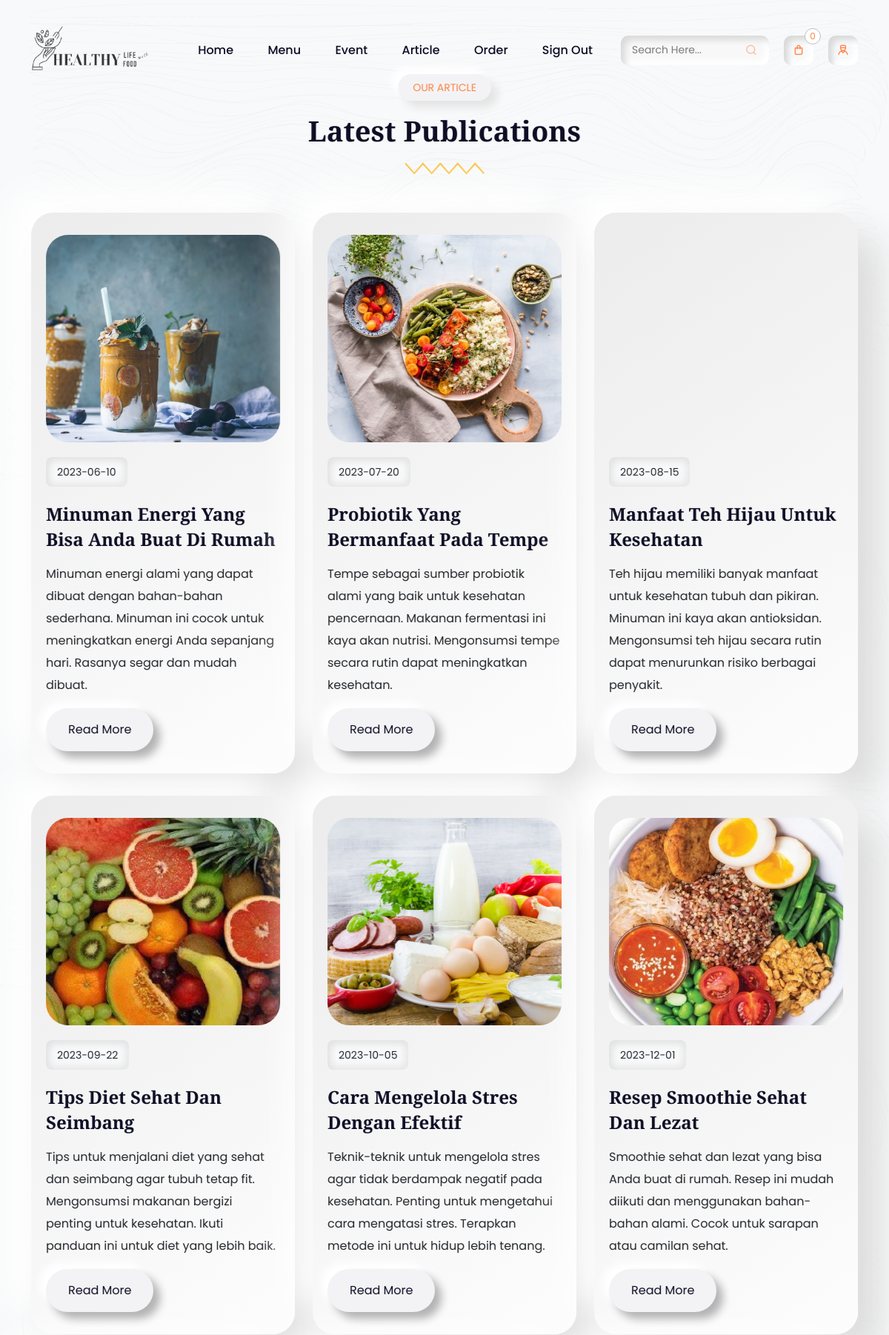
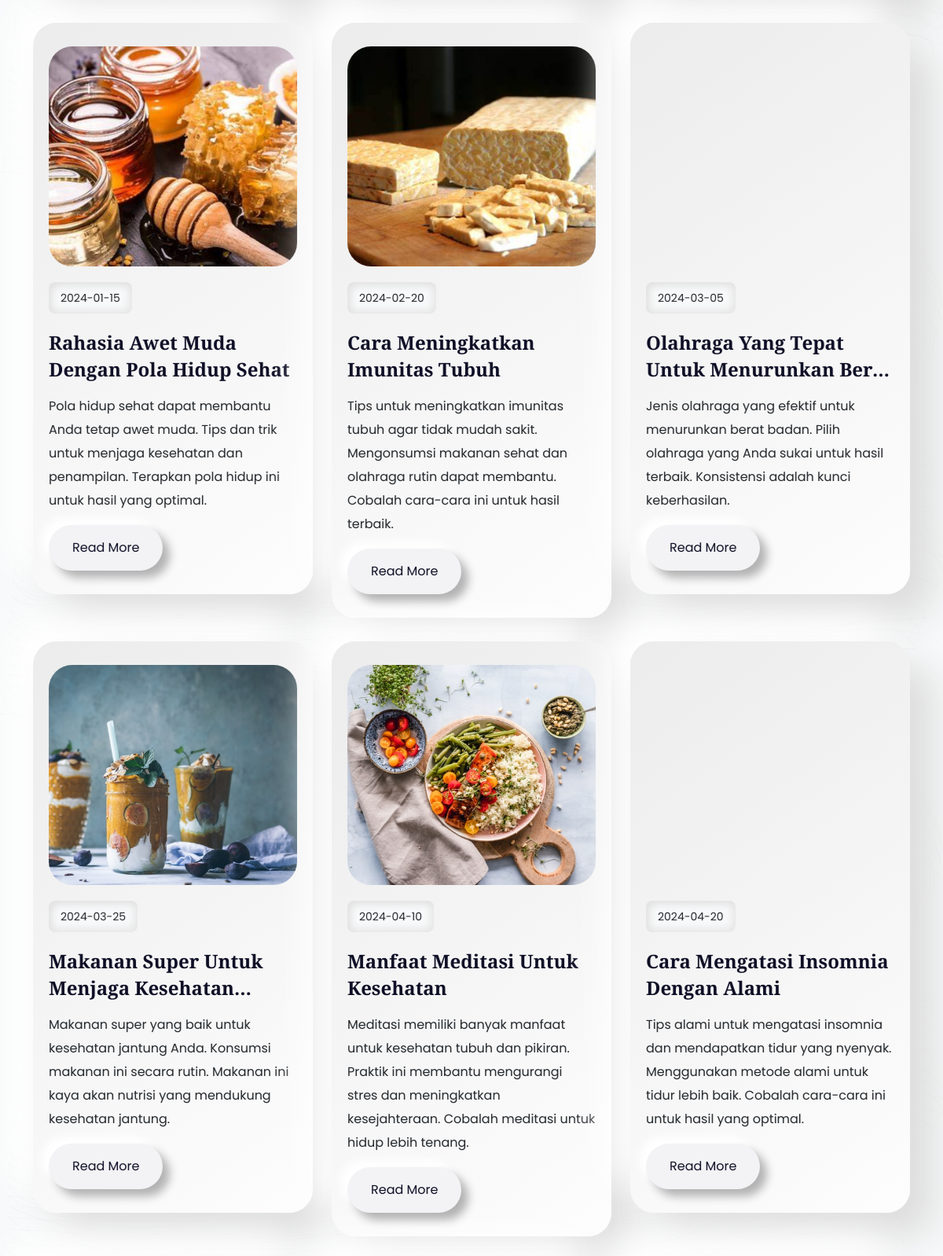
Page /Artikel/Artikel.php (signed in, upper part) on the committed database (2 pictures, top to bottom).
### tables this page shows
CREATE TABLE `artikel` (
  `Artikel_ID` int(11) NOT NULL,
  `Judul_Artikel` varchar(100) DEFAULT NULL,
  `Deskripsi_Singkat` text DEFAULT NULL,
  `Deskripsi_Panjang` text DEFAULT NULL,
  `Gambar_Artikel` text DEFAULT NULL,
  `Tanggal` date DEFAULT NULL
);

### Artikel/Artikel.php (the view, shortened to what this page needs)
<?php
include '..\Config\koneksi.php';
$sql = "SELECT Artikel_ID, Gambar_Artikel, Tanggal, Judul_Artikel, Deskripsi_Singkat FROM artikel";
$result = $conn->query($sql);
?>
<?php include '../Includes/navbar.php'; ?>
<head>
    <link rel="stylesheet" href="https://unicons.iconscout.com/release/v4.0.0/css/line.css">
    <link rel="stylesheet" href="assets/css/bootstrap.min.css">
    <link rel="stylesheet" href="assets/css/swiper-bundle.min.css">
    <link rel="stylesheet" href="assets/css/jquery.fancybox.min.css">
    <link rel="stylesheet" href="style.css">
</head>
<!DOCTYPE html>
<html lang="en">
<head>
    <link rel="stylesheet" href="https://unicons.iconscout.com/release/v4.0.0/css/line.css">
    <link rel="stylesheet" href="assets/css/bootstrap.min.css">
    <link rel="stylesheet" href="assets/css/swiper-bundle.min.css">
    <link rel="stylesheet" href="assets/css/jquery.fancybox.min.css">
    <link rel="stylesheet" href="style.css">
</head>
<body class="body-fixed">
    <div id="viewport">
        <div id="js-scroll-content">
            <div class="bg-pattern bg-light repeat-img"
                style="background-image: url('../assets/images/blog-pattern-bg.png');">
                <section class="blog-sec section" id="blog">
                    <div class="sec-wp">
                        <div class="container">
                            <div class="row">
                                <div class="col-lg-12">
                                    <div class="sec-title text-center mb-5">
                                        <p class="sec-sub-title mb-3">Our Article</p>
                                        <h2 class="h2-title">Latest Publications</h2>
                                        <div class="sec-title-shape mb-4">
                                            <img src="../assets/images/title-shape.svg" alt="">
                                        </div>
                                    </div>
                                </div>
                            </div>
                            <div class="row">
                                <?php
                                if ($result->num_rows > 0) {
                                    while($row = $result->fetch_assoc()) {
                                        echo '<div class="col-lg-4">';
                                        echo '<div class="blog-box">';
                                        echo '<div class="blog-img back-img" style="background-image: url(\'../Artikel/uploads/' . htmlspecialchars($row["Gambar_Artikel"]) . '\');"></div>';
                                        echo '<div class="blog-text">';
                                        echo '<p class="blog-date">' . htmlspecialchars($row["Tanggal"]) . '</p>';
                                        echo '<a href="../ArtikelDeskripsi/deskirpsi.php?id=' . htmlspecialchars($row["Artikel_ID"]) . '" class="h4-title">' . htmlspecialchars($row["Judul_Artikel"]) . '</a>';
                                        echo '<p>' . htmlspecialchars($row["Deskripsi_Singkat"]) . '</p>';
                                        echo '<a href="../ArtikelDeskripsi/deskirpsi.php?id=' . htmlspecialchars($row["Artikel_ID"]) . '" class="sec-btn">Read More</a>';
                                        echo '</div>';
                                        echo '</div>';
                                        echo '</div>';
                                    }
                                } else {
                                    echo "0 results";
                                }
                                ?>
                            </div>
                        </div>
                    </div>
                </section>
            </div>
        </div>
    </div>
</body>
</html>

### Includes/navbar.php (shortened to what this page needs)
<!DOCTYPE html>
<html lang="en">
<head>
    <link rel="stylesheet" href="https://unicons.iconscout.com/release/v4.0.0/css/line.css">
    <link rel="stylesheet" href="assets/css/bootstrap.min.css">
    <link rel="stylesheet" href="assets/css/swiper-bundle.min.css">
    <link rel="stylesheet" href="assets/css/jquery.fancybox.min.css">
    <link rel="stylesheet" href="style.css">
</head>
<header class="site-header">
    <div class="container">
        <div class="row">
            <div class="col-lg-2">
                <div class="header-logo">
                    <a href="..\LandingPage\index.php">
                        <img src="logo.png" width="160" height="75" alt="Logo">
                    </a>
                </div>
            </div>
            <div class="col-lg-10">
                <div class="main-navigation">
                    <nav class="header-menu">
                        <ul class="menu food-nav-menu">
                            <li><a href="..\LandingPage\LandingPage.php">Home</a></li>
                            <li><a href="..\Menu\menu.php">Menu</a></li>
                            <li><a href="..\Event\event.php">Event</a></li>
                            <li><a href="..\Artikel\Artikel.php">Article</a></li>
                            <li><a href="..\Order\Order.php">Order</a></li>
                            <?php if (isset($_SESSION['loggedin']) && $_SESSION['loggedin'] === true) : ?>
                                <li><a href="../LoginPilih/Login.html">Sign Out</a></li>
                            <?php else : ?>
                                <li><a href="../LoginPilih/Login.html">Sign In</a></li>
                            <?php endif; ?>
                        </ul>
                    </nav>
                    <div class="header-right">
                        <form id="search-form" action="#" class="header-search-form for-des">
                            <input type="search" id="search-input" class="form-input" placeholder="Search Here...">
                            <button type="submit">
                                <i class="uil uil-search"></i>
                            </button>
                        </form>
                        <a href="javascript:void(0)" class="header-btn header-cart">
                            <i class="uil uil-shopping-bag"></i>
                            <span class="cart-number">0</span>
                        </a>
                        <a href="javascript:void(0)" class="header-btn">
                            <i class="uil uil-user-md"></i>
                        </a>
                    </div>
                </div>
            </div>
        </div>
    </div>
</header>

### rows in the picture
artikel: Gambar_Artikel (picture), Tanggal "2023-06-10", Judul_Artikel "Minuman Energi Yang Bisa Anda Buat Di Rumah", Deskripsi_Singkat "Minuman energi alami yang dapat dibuat dengan bahan-bahan sederhana. Minuman ini cocok untuk meningkatkan energi Anda sepanjang hari. Rasanya segar dan mudah dibuat."
artikel: Gambar_Artikel (picture), Tanggal "2023-07-20", Judul_Artikel "Probiotik Yang Bermanfaat Pada Tempe", Deskripsi_Singkat "Tempe sebagai sumber probiotik alami yang baik untuk kesehatan pencernaan. Makanan fermentasi ini kaya akan nutrisi. Mengonsumsi tempe secara rutin dapat meningkatkan kesehatan."
artikel: Tanggal "2023-08-15", Judul_Artikel "Manfaat Teh Hijau Untuk Kesehatan", Deskripsi_Singkat "Teh hijau memiliki banyak manfaat untuk kesehatan tubuh dan pikiran. Minuman ini kaya akan antioksidan. Mengonsumsi teh hijau secara rutin dapat menurunkan risiko berbagai penyakit."
artikel: Gambar_Artikel (picture), Tanggal "2023-09-22", Judul_Artikel "Tips Diet Sehat Dan Seimbang", Deskripsi_Singkat "Tips untuk menjalani diet yang sehat dan seimbang agar tubuh tetap fit. Mengonsumsi makanan bergizi penting untuk kesehatan. Ikuti panduan ini untuk diet yang lebih baik."
artikel: Gambar_Artikel (picture), Tanggal "2023-10-05", Judul_Artikel "Cara Mengelola Stres Dengan Efektif", Deskripsi_Singkat "Teknik-teknik untuk mengelola stres agar tidak berdampak negatif pada kesehatan. Penting untuk mengetahui cara mengatasi stres. Terapkan metode ini untuk hidup lebih tenang."
artikel: Gambar_Artikel (picture), Tanggal "2023-12-01", Judul_Artikel "Resep Smoothie Sehat Dan Lezat", Deskripsi_Singkat "Smoothie sehat dan lezat yang bisa Anda buat di rumah. Resep ini mudah diikuti dan menggunakan bahan-bahan alami. Cocok untuk sarapan atau camilan sehat."
artikel: Gambar_Artikel (picture), Tanggal "2024-01-15", Judul_Artikel "Rahasia Awet Muda Dengan Pola Hidup Sehat", Deskripsi_Singkat "Pola hidup sehat dapat membantu Anda tetap awet muda. Tips dan trik untuk menjaga kesehatan dan penampilan. Terapkan pola hidup ini untuk hasil yang optimal."
artikel: Gambar_Artikel (picture), Tanggal "2024-02-20", Judul_Artikel "Cara Meningkatkan Imunitas Tubuh", Deskripsi_Singkat "Tips untuk meningkatkan imunitas tubuh agar tidak mudah sakit. Mengonsumsi makanan sehat dan olahraga rutin dapat membantu. Cobalah cara-cara ini untuk hasil terbaik."
artikel: Tanggal "2024-03-05", Judul_Artikel "Olahraga Yang Tepat Untuk Menurunkan…", Deskripsi_Singkat "Jenis olahraga yang efektif untuk menurunkan berat badan. Pilih olahraga yang Anda sukai untuk hasil terbaik. Konsistensi adalah kunci keberhasilan."
artikel: Gambar_Artikel (picture), Tanggal "2024-03-25", Judul_Artikel "Makanan Super Untuk Menjaga…", Deskripsi_Singkat "Makanan super yang baik untuk kesehatan jantung Anda. Konsumsi makanan ini secara rutin. Makanan ini kaya akan nutrisi yang mendukung kesehatan jantung."
artikel: Gambar_Artikel (picture), Tanggal "2024-04-10", Judul_Artikel "Manfaat Meditasi Untuk Kesehatan", Deskripsi_Singkat "Meditasi memiliki banyak manfaat untuk kesehatan tubuh dan pikiran. Praktik ini membantu mengurangi stres dan meningkatkan kesejahteraan. Cobalah meditasi untuk hidup lebih tenang."
artikel: Tanggal "2024-04-20", Judul_Artikel "Cara Mengatasi Insomnia Dengan Alami", Deskripsi_Singkat "Tips alami untuk mengatasi insomnia dan mendapatkan tidur yang nyenyak. Menggunakan metode alami untuk tidur lebih baik. Cobalah cara-cara ini untuk hasil yang optimal."
